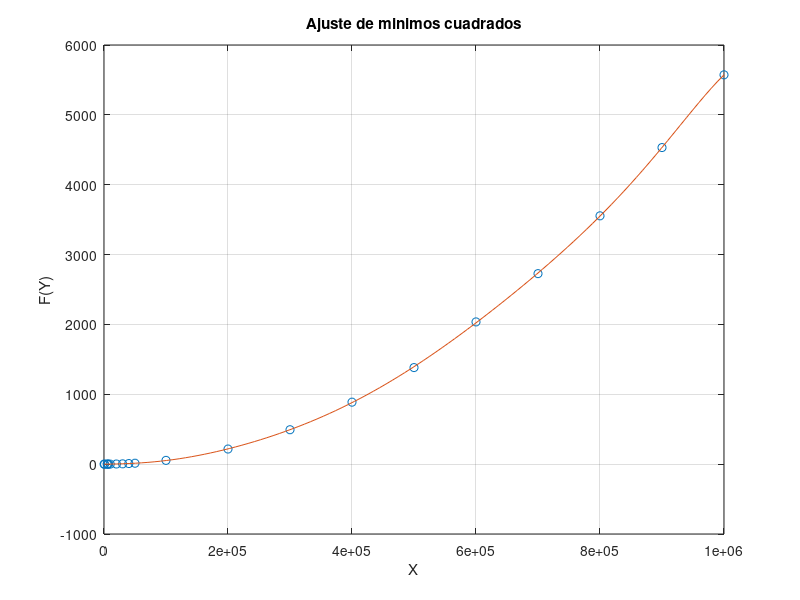

The MATLAB script that drew this image:
%%VALORES DE X
x=[100 1000 5000 6000 7000 10000 20000 30000 40000 50000 100000 200000 300000 400000 500000 600000 700000 800000 900000 1000000];
 
%%VALORES DE Y = F(x)
y=[0.0000398159 0.0040550232 0.4500827789 0.3627820015 0.2801048756 0.4958469868 1.9830169678 4.5464060307 8.5579040051 13.1853759289 54.0045180321 216.4202198982 492.6583981514 887.3273580074 1382.3008360863 2036.0591430664 2727.1764039993 3554.6288230419 4531.9394190311 5573.0537910461];

%%OBTENER UN POLINOMIO QUE SE AJUSTE A LOS PUNTOS X & Y
n=8; 				%%GRADO DEL POLINOMIO DE AJUSTE
p=polyfit(x,y,n)	%%FUNCION QUE REALIZA EL AJUSTE POLINOMIAL

%%DONDE SE COMPARA LA CURVA AJUSTADA CONTRA LOS 
%%VALORES EXPERIMENTALES
xi=linspace(100,1000000);	%%ESPACIO DE PUNTOS PARA Xi
z=polyval(p,xi);				%%EVALUACION DEL POLINOMIO P EN EL ESPACIO Xi

%%SE CREA UN ESPACIO PARA REALIZAR UNA GRAFICA EN 
%%SE REALIZA LA FIGURA CORRESPONDIENTE
figure(1);
plot(x,y,'o',xi,z,'-'),grid;
ylabel('F(Y)');
xlabel('X');
title('Ajuste de minimos cuadrados');
